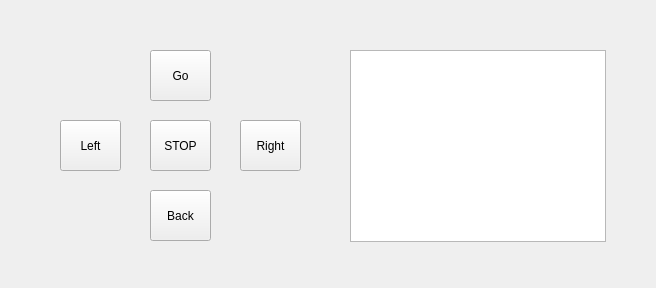
<?xml version="1.0" encoding="UTF-8"?>
<ui version="4.0">
 <class>Form</class>
 <widget class="QWidget" name="Form">
  <property name="geometry">
   <rect>
    <x>0</x>
    <y>0</y>
    <width>656</width>
    <height>288</height>
   </rect>
  </property>
  <property name="windowTitle">
   <string>Form</string>
  </property>
  <widget class="QPushButton" name="btn_go">
   <property name="geometry">
    <rect>
     <x>150</x>
     <y>50</y>
     <width>61</width>
     <height>51</height>
    </rect>
   </property>
   <property name="text">
    <string>Go</string>
   </property>
  </widget>
  <widget class="QPushButton" name="btn_back">
   <property name="geometry">
    <rect>
     <x>150</x>
     <y>190</y>
     <width>61</width>
     <height>51</height>
    </rect>
   </property>
   <property name="text">
    <string>Back</string>
   </property>
  </widget>
  <widget class="QPushButton" name="btn_left">
   <property name="geometry">
    <rect>
     <x>60</x>
     <y>120</y>
     <width>61</width>
     <height>51</height>
    </rect>
   </property>
   <property name="text">
    <string>Left</string>
   </property>
  </widget>
  <widget class="QPushButton" name="btn_right">
   <property name="geometry">
    <rect>
     <x>240</x>
     <y>120</y>
     <width>61</width>
     <height>51</height>
    </rect>
   </property>
   <property name="text">
    <string>Right</string>
   </property>
  </widget>
  <widget class="QPushButton" name="btn_stop">
   <property name="geometry">
    <rect>
     <x>150</x>
     <y>120</y>
     <width>61</width>
     <height>51</height>
    </rect>
   </property>
   <property name="text">
    <string>STOP</string>
   </property>
  </widget>
  <widget class="QListView" name="listWidget">
   <property name="geometry">
    <rect>
     <x>350</x>
     <y>50</y>
     <width>256</width>
     <height>192</height>
    </rect>
   </property>
  </widget>
 </widget>
 <resources/>
 <connections/>
</ui>
